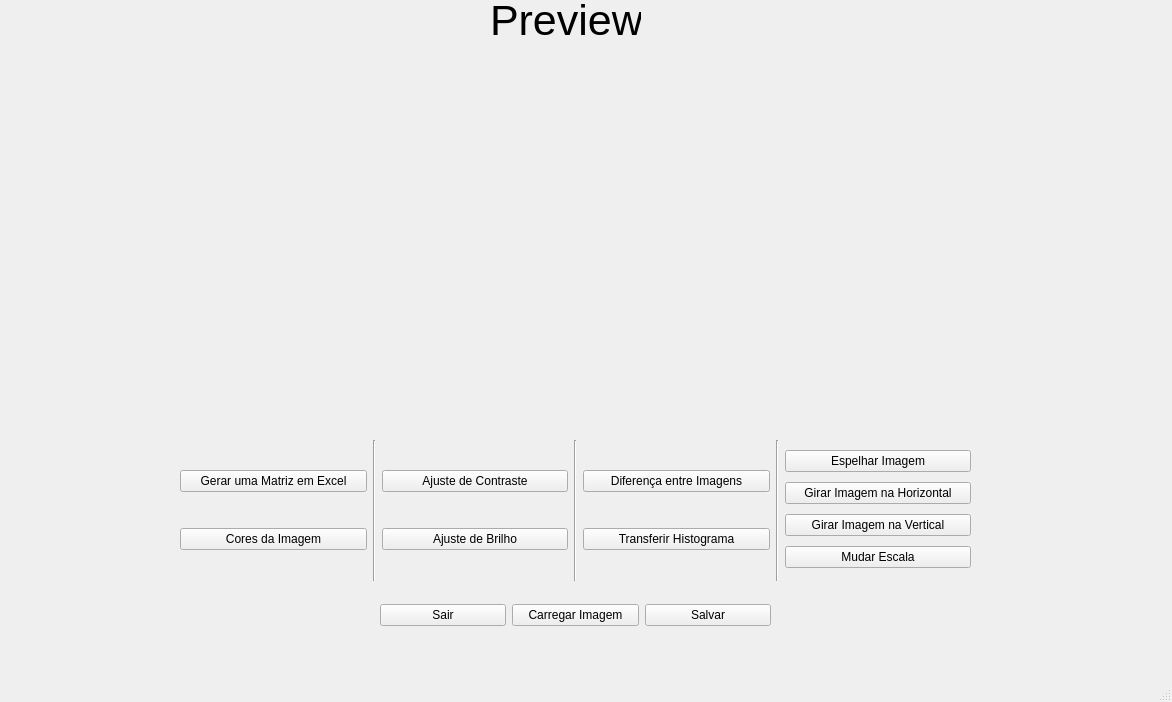
<?xml version="1.0" encoding="UTF-8"?>
<ui version="4.0">
 <class>MainWindow</class>
 <widget class="QMainWindow" name="MainWindow">
  <property name="geometry">
   <rect>
    <x>0</x>
    <y>0</y>
    <width>1172</width>
    <height>702</height>
   </rect>
  </property>
  <property name="windowTitle">
   <string>MainWindow</string>
  </property>
  <widget class="QWidget" name="centralwidget">
   <widget class="QWidget" name="horizontalLayoutWidget">
    <property name="geometry">
     <rect>
      <x>180</x>
      <y>440</y>
      <width>791</width>
      <height>141</height>
     </rect>
    </property>
    <layout class="QHBoxLayout" name="horizontalLayout">
     <item>
      <layout class="QVBoxLayout" name="verticalLayout_6">
       <item>
        <widget class="QPushButton" name="matrix_button">
         <property name="text">
          <string>Gerar uma Matriz em Excel</string>
         </property>
        </widget>
       </item>
       <item>
        <widget class="QPushButton" name="matrix_colors_button">
         <property name="text">
          <string>Cores da Imagem</string>
         </property>
        </widget>
       </item>
      </layout>
     </item>
     <item>
      <widget class="Line" name="line">
       <property name="font">
        <font>
         <pointsize>29</pointsize>
         <bold>true</bold>
        </font>
       </property>
       <property name="orientation">
        <enum>Qt::Vertical</enum>
       </property>
      </widget>
     </item>
     <item>
      <layout class="QVBoxLayout" name="verticalLayout_5">
       <item>
        <widget class="QPushButton" name="contrast_button">
         <property name="text">
          <string>Ajuste de Contraste</string>
         </property>
        </widget>
       </item>
       <item>
        <widget class="QPushButton" name="brightness_button">
         <property name="text">
          <string>Ajuste de Brilho</string>
         </property>
        </widget>
       </item>
      </layout>
     </item>
     <item>
      <widget class="Line" name="line_2">
       <property name="orientation">
        <enum>Qt::Vertical</enum>
       </property>
      </widget>
     </item>
     <item>
      <layout class="QVBoxLayout" name="verticalLayout_3">
       <item>
        <widget class="QPushButton" name="difference_button">
         <property name="text">
          <string>Diferença entre Imagens</string>
         </property>
        </widget>
       </item>
       <item>
        <widget class="QPushButton" name="histogram_button">
         <property name="text">
          <string>Transferir Histograma</string>
         </property>
        </widget>
       </item>
      </layout>
     </item>
     <item>
      <widget class="Line" name="line_3">
       <property name="orientation">
        <enum>Qt::Vertical</enum>
       </property>
      </widget>
     </item>
     <item>
      <layout class="QVBoxLayout" name="verticalLayout">
       <property name="spacing">
        <number>0</number>
       </property>
       <item>
        <widget class="QPushButton" name="mirror_button">
         <property name="text">
          <string>Espelhar Imagem</string>
         </property>
        </widget>
       </item>
       <item>
        <widget class="QPushButton" name="rotate_horizontally_button">
         <property name="text">
          <string>Girar Imagem na Horizontal</string>
         </property>
        </widget>
       </item>
       <item>
        <widget class="QPushButton" name="rotate_vertically_button">
         <property name="text">
          <string>Girar Imagem na Vertical</string>
         </property>
        </widget>
       </item>
       <item>
        <widget class="QPushButton" name="scale_button">
         <property name="text">
          <string>Mudar Escala</string>
         </property>
        </widget>
       </item>
      </layout>
     </item>
    </layout>
   </widget>
   <widget class="QWidget" name="horizontalLayoutWidget_2">
    <property name="geometry">
     <rect>
      <x>380</x>
      <y>590</y>
      <width>391</width>
      <height>51</height>
     </rect>
    </property>
    <layout class="QHBoxLayout" name="horizontalLayout_2">
     <item>
      <widget class="QPushButton" name="leave_button">
       <property name="text">
        <string>Sair</string>
       </property>
      </widget>
     </item>
     <item>
      <widget class="QPushButton" name="load_image_button">
       <property name="text">
        <string>Carregar Imagem</string>
       </property>
      </widget>
     </item>
     <item>
      <widget class="QPushButton" name="save_button">
       <property name="text">
        <string>Salvar</string>
       </property>
      </widget>
     </item>
    </layout>
   </widget>
   <widget class="QLabel" name="title">
    <property name="geometry">
     <rect>
      <x>490</x>
      <y>0</y>
      <width>151</width>
      <height>41</height>
     </rect>
    </property>
    <property name="font">
     <font>
      <pointsize>32</pointsize>
     </font>
    </property>
    <property name="text">
     <string>Preview</string>
    </property>
   </widget>
   <widget class="QLabel" name="image_label">
    <property name="geometry">
     <rect>
      <x>180</x>
      <y>60</y>
      <width>791</width>
      <height>361</height>
     </rect>
    </property>
    <property name="text">
     <string/>
    </property>
   </widget>
  </widget>
  <widget class="QMenuBar" name="menubar">
   <property name="geometry">
    <rect>
     <x>0</x>
     <y>0</y>
     <width>1172</width>
     <height>21</height>
    </rect>
   </property>
  </widget>
  <widget class="QStatusBar" name="statusbar"/>
 </widget>
 <resources/>
 <connections/>
</ui>
